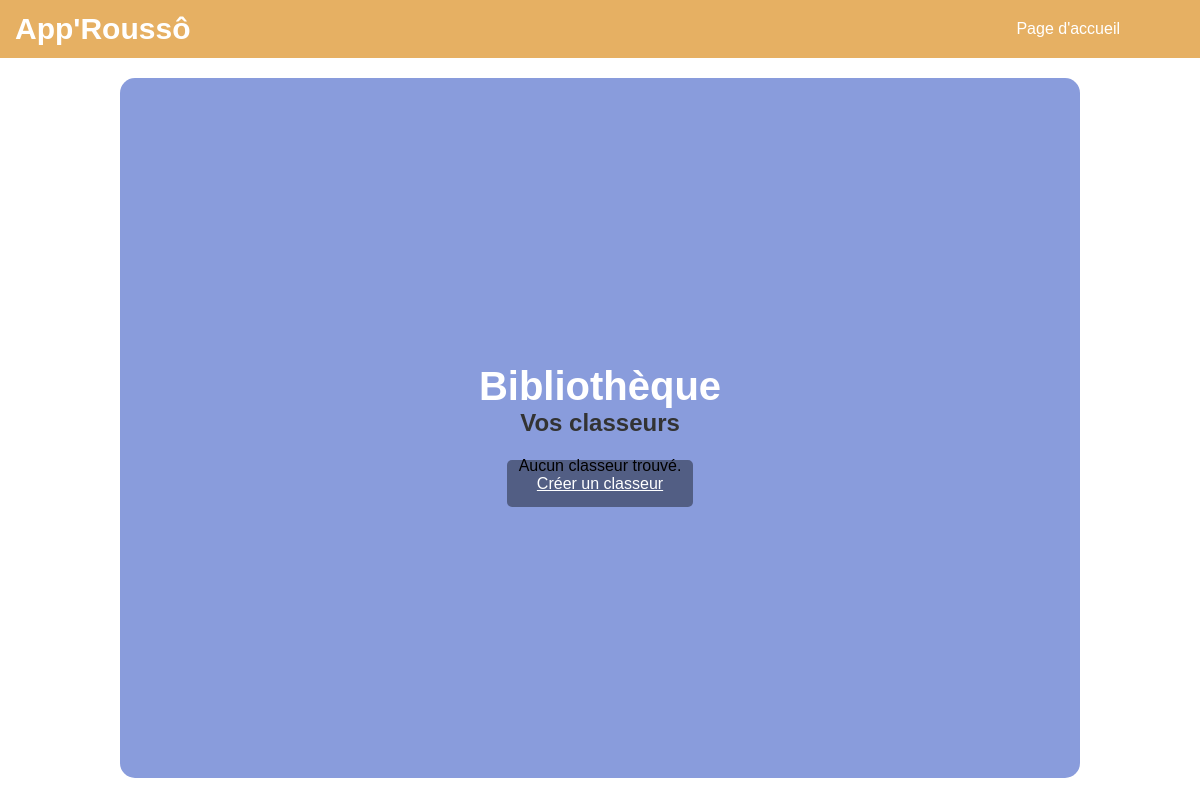
The app's page /classeurs/ (signed in), older data.
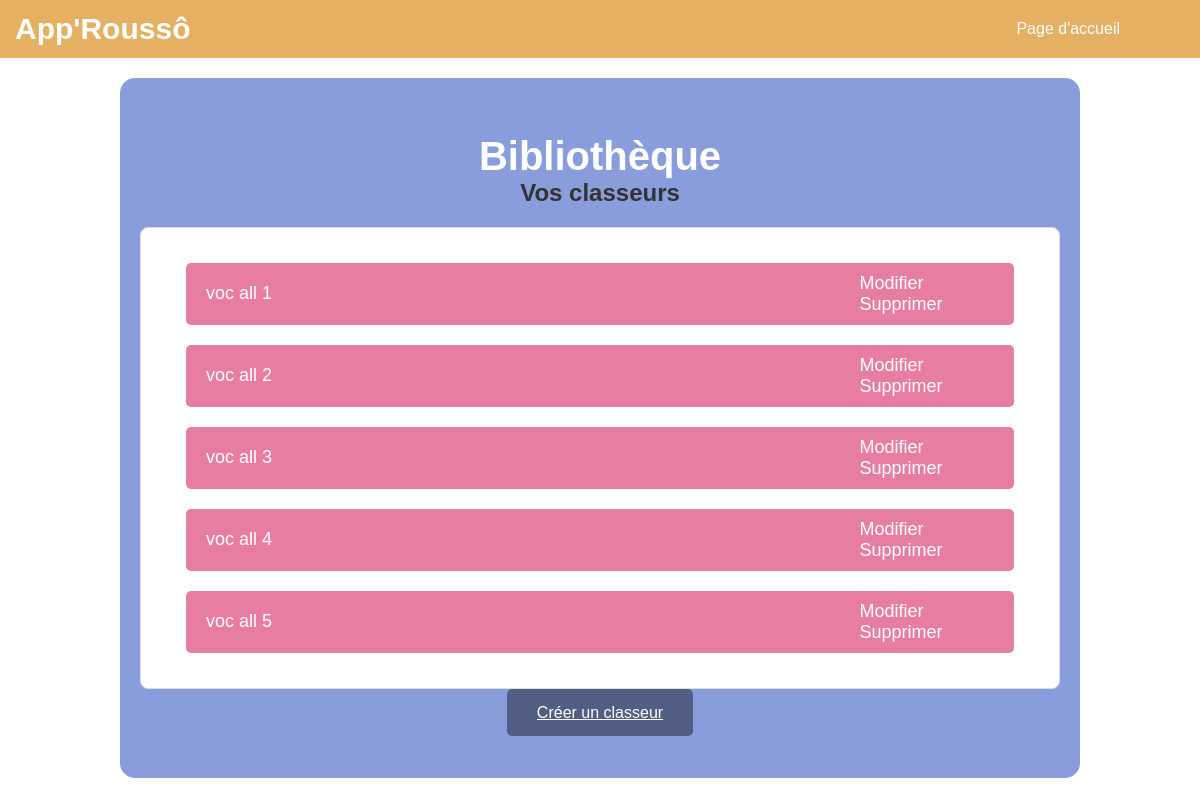
The same page, newer data.
### cards/models.py (models this page shows, shortened)
class Classeur(models.Model):
    name = models.CharField(max_length=200, null=False)
    user = models.ForeignKey(User, on_delete=models.CASCADE)  # Classeur asso. avec un utilisateur

### cards/views.py (the view)
# urls.py: path('classeurs/', views.classeur_list, name='classeur_list'),
@login_required
def classeur_list(request):
    if not request.user.is_authenticated:
        return redirect('login')  # Redirect to the login page or handle it as needed
    classeurs = Classeur.objects.filter(user=request.user)
    return render(request, 'cards/classeur_list.html', {'classeurs': classeurs})

### cards/templates/cards/classeur_list.html (shortened to what this page needs)
<!DOCTYPE html>
<html lang="en">
{% load static %}
<head>
    <link rel="stylesheet" href="https://cdn.simplecss.org/simple.min.css">
    <link rel="stylesheet" href="{% static 'css/styles_classeur_liste.css' %}">
</head>
<body>
    <nav>
        <h1>App'Roussô</h1>
        <ul>
            <li><a href="{% url 'welcome' %}">Page d'accueil</a></li>
        </ul>
    </nav>
    {% block content %}
    <div class="container">
        <div class="box-classeur">
            <h1>Bibliothèque</h1>
            <h3>Vos classeurs</h3>
            {% if classeurs %}
                <ul class="classeur-list">
                    {% for classeur in classeurs %}
                        <li class="classeur-item">
                            <a href="{% url 'classeur_detail' classeur.pk %}" class="classeur-link">
                                    <span class="classeur-title">{{ classeur.name }}</span>
                            </a>
                            <div class="classeur-actions">
                                <a href="{% url 'classeur-edit' classeur.pk %}" class="action-link">Modifier</a>
                                <a href="{% url 'classeur_delete' classeur.pk %}" class="action-link">Supprimer</a>
                            </div>
                        </li>
                    {% endfor %}
                </ul>
            {% else %}
                <p>Aucun classeur trouvé.</p>
            {% endif %}
            <div class="buttons">
                <a href="{% url 'classeur_create' %}" class="button">Créer un classeur</a>
            </div>
        </div>
    </div>
    {% endblock %}
</body>
</html>

### static/css/styles_classeur_liste.css (style rules this page uses)
* { margin: 0; padding: 0; box-sizing: border-box; font-family: 'arial', sans-serif; }
body { width: 100%; height: 100%; display: flex; flex-direction: column; }
nav { width: 100%; display: flex; align-items: center; justify-content: space-between; padding: 10px 0; background: #e6b063; }
nav ul { list-style: none; width: 100%; text-align: right; padding-right: 60px; }
nav ul li { display: inline-block; margin: 10px 20px; }
nav ul li a { color: #ffffff; text-decoration: none; }
.container { width: 100vw; height: 90vh; box-sizing: border-box; display: flex; justify-content:center; padding-top: 20px; }
nav h1 { font-size: 30px; color: white; margin: 0; padding-left: 15px; }
.button { margin: 10px; padding: 15px 30px; font-size: 16px; cursor: pointer; border: none; border-radius: 5px; background-color: rgba(0,0,0,0.4); color: white; transition: background-color 0.3s; }
.box-register, .box-classeur { background: #e6a24d; width: 80vw; height: auto; justify-content: center; align-content: center; padding: 60px; }
div ul { list-style: none; width: 100%; text-align: left; padding-right: 60px; row-gap: 10px; }
div ul li { display: flex; margin: 20px 30px; }
div ul li a { color:white; text-decoration: none; border-radius: 5px; width: 100%; padding: 10px; }
h1 { font-size: 40px; color: white; align-content: center; text-align: center; }
.box-flashcards, .box-classeur { text-align: center; padding: 20px; background-color: #899cdc; border-radius: 15px; }
.box-flashcards h3, .box-classeur h3 { font-size: 24px; color: #333; margin-bottom: 20px; }
ul { list-style: none; padding: 0; }
.cards-list, .classeur-list { background-color: #fff; border: 1px solid #ddd; border-radius: 8px; padding: 15px; margin-bottom: 15px; transition: transform 0.3s ease; }
.cards-list h4, .classeur-list { font-size: 18px; color: #555; }
.classeur-list li { background: rgb(232, 126, 159); padding: 10px; border-radius: 5px; }
.classeur-title { flex: 2 }

Row changes from the older to the newer data that the page shows:
added Classeur: name "voc all 1"
added Classeur: name "voc all 2"
added Classeur: name "voc all 3"
added Classeur: name "voc all 4"
added Classeur: name "voc all 5"
Text that changed along with them:
text no longer shown: "Aucun classeur trouvé."
